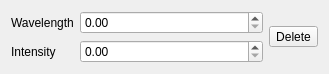
<?xml version="1.0" encoding="UTF-8"?>
<ui version="4.0">
 <class>PeakInfo</class>
 <widget class="QWidget" name="PeakInfo">
  <property name="geometry">
   <rect>
    <x>0</x>
    <y>0</y>
    <width>329</width>
    <height>74</height>
   </rect>
  </property>
  <property name="windowTitle">
   <string>PeakInfo</string>
  </property>
  <layout class="QHBoxLayout" name="horizontalLayout">
   <item>
    <layout class="QFormLayout" name="formLayout">
     <item row="0" column="0">
      <widget class="QLabel" name="labelWavelength">
       <property name="text">
        <string>Wavelength</string>
       </property>
      </widget>
     </item>
     <item row="0" column="1">
      <widget class="QDoubleSpinBox" name="doubleSpinBoxWavelength">
       <property name="maximum">
        <double>9999.989999999999782</double>
       </property>
      </widget>
     </item>
     <item row="1" column="0">
      <widget class="QLabel" name="labelIntensity">
       <property name="text">
        <string>Intensity</string>
       </property>
      </widget>
     </item>
     <item row="1" column="1">
      <widget class="QDoubleSpinBox" name="doubleSpinBoxIntensity">
       <property name="maximum">
        <double>999.990000000000009</double>
       </property>
      </widget>
     </item>
    </layout>
   </item>
   <item>
    <widget class="QToolButton" name="tBtnDelete">
     <property name="text">
      <string>Delete</string>
     </property>
    </widget>
   </item>
  </layout>
 </widget>
 <resources/>
 <connections/>
</ui>
